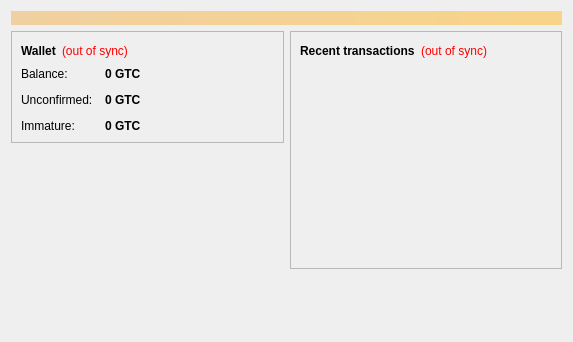
<?xml version="1.0" encoding="UTF-8"?>
<ui version="4.0">
 <class>OverviewPage</class>
 <widget class="QWidget" name="OverviewPage">
  <property name="geometry">
   <rect>
    <x>0</x>
    <y>0</y>
    <width>573</width>
    <height>342</height>
   </rect>
  </property>
  <property name="windowTitle">
   <string>Form</string>
  </property>
  <layout class="QVBoxLayout" name="topLayout">
   <item>
    <widget class="QLabel" name="labelAlerts">
     <property name="visible">
      <bool>false</bool>
     </property>
     <property name="styleSheet">
      <string notr="true">background-color: qlineargradient(x1: 0, y1: 0, x2: 1, y2: 0, stop:0 #F0D0A0, stop:1 #F8D488); color:#000000;</string>
     </property>
     <property name="wordWrap">
      <bool>true</bool>
     </property>
     <property name="margin">
      <number>3</number>
     </property>
    </widget>
   </item>
   <item>
    <layout class="QHBoxLayout" name="horizontalLayout" stretch="1,1">
     <item>
      <layout class="QVBoxLayout" name="verticalLayout_2">
       <item>
        <widget class="QFrame" name="frame">
         <property name="frameShape">
          <enum>QFrame::StyledPanel</enum>
         </property>
         <property name="frameShadow">
          <enum>QFrame::Raised</enum>
         </property>
         <layout class="QVBoxLayout" name="verticalLayout_4">
          <item>
           <layout class="QHBoxLayout" name="horizontalLayout_4">
            <item>
             <widget class="QLabel" name="label_5">
              <property name="font">
               <font>
                <weight>75</weight>
                <bold>true</bold>
               </font>
              </property>
              <property name="text">
               <string>Wallet</string>
              </property>
             </widget>
            </item>
            <item>
             <widget class="QLabel" name="labelWalletStatus">
              <property name="toolTip">
               <string>The displayed information may be out of date. Your wallet automatically synchronizes with the GlobalTourCoin network after a connection is established, but this process has not completed yet.</string>
              </property>
              <property name="styleSheet">
               <string notr="true">QLabel { color: red; }</string>
              </property>
              <property name="text">
               <string notr="true">(out of sync)</string>
              </property>
              <property name="alignment">
               <set>Qt::AlignLeading|Qt::AlignLeft|Qt::AlignVCenter</set>
              </property>
             </widget>
            </item>
            <item>
             <spacer name="horizontalSpacer_2">
              <property name="orientation">
               <enum>Qt::Horizontal</enum>
              </property>
              <property name="sizeHint" stdset="0">
               <size>
                <width>40</width>
                <height>20</height>
               </size>
              </property>
             </spacer>
            </item>
           </layout>
          </item>
          <item>
           <layout class="QFormLayout" name="formLayout_2">
            <property name="fieldGrowthPolicy">
             <enum>QFormLayout::AllNonFixedFieldsGrow</enum>
            </property>
            <property name="horizontalSpacing">
             <number>12</number>
            </property>
            <property name="verticalSpacing">
             <number>12</number>
            </property>
            <item row="0" column="0">
             <widget class="QLabel" name="label">
              <property name="text">
               <string>Balance:</string>
              </property>
             </widget>
            </item>
            <item row="0" column="1">
             <widget class="QLabel" name="labelBalance">
              <property name="font">
               <font>
                <weight>75</weight>
                <bold>true</bold>
               </font>
              </property>
              <property name="cursor">
               <cursorShape>IBeamCursor</cursorShape>
              </property>
              <property name="toolTip">
               <string>Your current balance</string>
              </property>
              <property name="text">
               <string notr="true">0 GTC</string>
              </property>
              <property name="textInteractionFlags">
               <set>Qt::LinksAccessibleByMouse|Qt::TextSelectableByKeyboard|Qt::TextSelectableByMouse</set>
              </property>
             </widget>
            </item>
            <item row="1" column="0">
             <widget class="QLabel" name="label_3">
              <property name="text">
               <string>Unconfirmed:</string>
              </property>
             </widget>
            </item>
            <item row="1" column="1">
             <widget class="QLabel" name="labelUnconfirmed">
              <property name="font">
               <font>
                <weight>75</weight>
                <bold>true</bold>
               </font>
              </property>
              <property name="cursor">
               <cursorShape>IBeamCursor</cursorShape>
              </property>
              <property name="toolTip">
               <string>Total of transactions that have yet to be confirmed, and do not yet count toward the current balance</string>
              </property>
              <property name="text">
               <string notr="true">0 GTC</string>
              </property>
              <property name="textInteractionFlags">
               <set>Qt::LinksAccessibleByMouse|Qt::TextSelectableByKeyboard|Qt::TextSelectableByMouse</set>
              </property>
             </widget>
            </item>
            <item row="2" column="0">
             <widget class="QLabel" name="labelImmatureText">
              <property name="text">
               <string>Immature:</string>
              </property>
             </widget>
            </item>
            <item row="2" column="1">
             <widget class="QLabel" name="labelImmature">
              <property name="font">
               <font>
                <weight>75</weight>
                <bold>true</bold>
               </font>
              </property>
              <property name="toolTip">
               <string>Mined balance that has not yet matured</string>
              </property>
              <property name="text">
               <string notr="true">0 GTC</string>
              </property>
              <property name="textInteractionFlags">
               <set>Qt::LinksAccessibleByMouse|Qt::TextSelectableByKeyboard|Qt::TextSelectableByMouse</set>
              </property>
             </widget>
            </item>
           </layout>
          </item>
         </layout>
        </widget>
       </item>
       <item>
        <spacer name="verticalSpacer">
         <property name="orientation">
          <enum>Qt::Vertical</enum>
         </property>
         <property name="sizeHint" stdset="0">
          <size>
           <width>20</width>
           <height>40</height>
          </size>
         </property>
        </spacer>
       </item>
        <item>
         <widget class="QLabel" name="label_wallet_bgcoin">
          <property name="text">
           <string/>
          </property>
          <property name="pixmap">
           <pixmap resource="../bitcoin.qrc">:/images/wallet_bgcoin</pixmap>
          </property>
          <property name="scaledContents">
           <bool>false</bool>
          </property>
          <property name="alignment">
           <set>Qt::AlignCenter</set>
          </property>
          <property name="margin">
           <number>-2</number>
          </property>
         </widget>
        </item>
        <item>
         <widget class="QLabel" name="label_6">
          <property name="text">
           <string/>
          </property>
         </widget>
        </item>
      </layout>
     </item>
     <item>
      <layout class="QVBoxLayout" name="verticalLayout_3">
       <item>
        <widget class="QFrame" name="frame_2">
         <property name="frameShape">
          <enum>QFrame::StyledPanel</enum>
         </property>
         <property name="frameShadow">
          <enum>QFrame::Raised</enum>
         </property>
         <layout class="QVBoxLayout" name="verticalLayout">
          <item>
           <layout class="QHBoxLayout" name="horizontalLayout_2">
            <item>
             <widget class="QLabel" name="label_4">
              <property name="text">
               <string>&lt;b&gt;Recent transactions&lt;/b&gt;</string>
              </property>
             </widget>
            </item>
            <item>
             <widget class="QLabel" name="labelTransactionsStatus">
              <property name="toolTip">
               <string>The displayed information may be out of date. Your wallet automatically synchronizes with the GlobalTourCoin network after a connection is established, but this process has not completed yet.</string>
              </property>
              <property name="styleSheet">
               <string notr="true">QLabel { color: red; }</string>
              </property>
              <property name="text">
               <string notr="true">(out of sync)</string>
              </property>
              <property name="alignment">
               <set>Qt::AlignRight|Qt::AlignTrailing|Qt::AlignVCenter</set>
              </property>
             </widget>
            </item>
            <item>
             <spacer name="horizontalSpacer">
              <property name="orientation">
               <enum>Qt::Horizontal</enum>
              </property>
              <property name="sizeHint" stdset="0">
               <size>
                <width>40</width>
                <height>20</height>
               </size>
              </property>
             </spacer>
            </item>
           </layout>
          </item>
          <item>
           <widget class="QListView" name="listTransactions">
            <property name="styleSheet">
             <string notr="true">QListView { background: transparent; }</string>
            </property>
            <property name="frameShape">
             <enum>QFrame::NoFrame</enum>
            </property>
            <property name="verticalScrollBarPolicy">
             <enum>Qt::ScrollBarAlwaysOff</enum>
            </property>
            <property name="horizontalScrollBarPolicy">
             <enum>Qt::ScrollBarAlwaysOff</enum>
            </property>
            <property name="selectionMode">
             <enum>QAbstractItemView::NoSelection</enum>
            </property>
           </widget>
          </item>
         </layout>
        </widget>
       </item>
       <item>
        <spacer name="verticalSpacer_2">
         <property name="orientation">
          <enum>Qt::Vertical</enum>
         </property>
         <property name="sizeHint" stdset="0">
          <size>
           <width>20</width>
           <height>40</height>
          </size>
         </property>
        </spacer>
       </item>
      </layout>
     </item>
    </layout>
   </item>
  </layout>
 </widget>
 <resources/>
 <connections/>
</ui>
